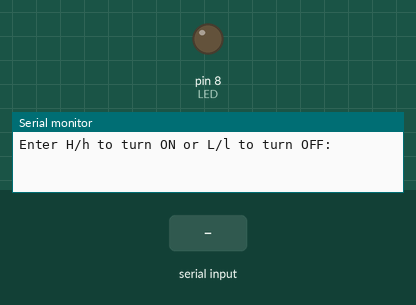
The sketch below on a simulated Arduino Uno, built with avr-gcc and run on an emulated ATmega328P. Parts: output pins drawn as LEDs (lit = HIGH), the last lines printed to the serial monitor. The inputs (shaded band) are chosen by the test bench.

Above: at 1.2 s.
1.3 s: "H\n" received over Serial
At 1.8 s:
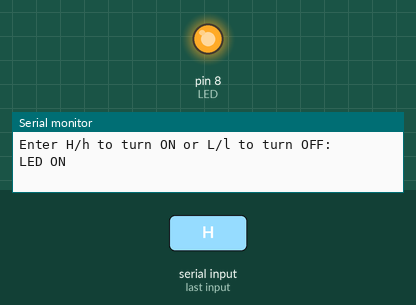
2.8 s: byte 76 ('L') received over Serial
At 4.1 s:
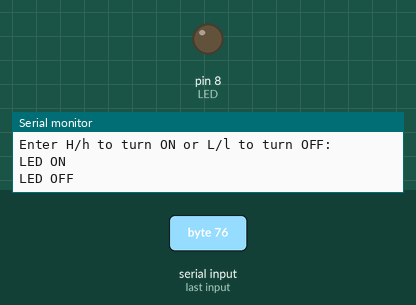
5.8 s: "h\n" received over Serial
At 6.4 s:
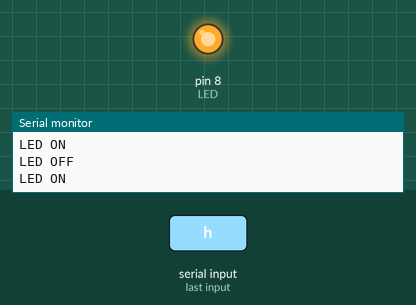
7.3 s: "L\n" received over Serial
At 8.7 s:
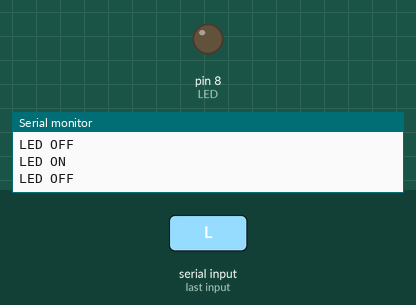
Timing chart, 0 to 9.8 s (numbered marks = the images above; inputs shaded):
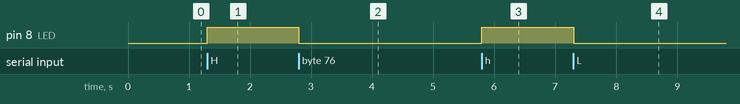

Measured:
- after the input at 1.3 s, pin 8 (LED): LOW → HIGH at once
- after the input at 2.8 s, pin 8 (LED): HIGH → LOW at once
- after the input at 5.8 s, pin 8 (LED): LOW → HIGH at once
- after the input at 7.3 s, pin 8 (LED): HIGH → LOW at once

The sketch:

7.ino
```cpp
const byte led = 8;
char HL;

void setup() {
  Serial.begin(9600);
  DDRB |= (1 << DDB0);        // Set pin 8 as output
  PORTB &= ~(1 << PORTB0);    // Initialize LED OFF (comment out if inverse logic)
  Serial.println("Enter H/h to turn ON or L/l to turn OFF:");
}

void loop() {
  if (Serial.available() > 0) {
    HL = Serial.read();

    // Skip line endings (ASCII 10 = \n, 13 = \r)
    if (HL == 10 || HL == 13) return;

    if (HL == 'H' || HL == 'h') {
      PORTB |= (1 << PORTB0);  // LED ON
      Serial.println("LED ON");
    }
    else if (HL == 'L' || HL == 'l') {
      PORTB &= ~(1 << PORTB0); // LED OFF
      Serial.println("LED OFF");
    }
    else {
      Serial.println("Invalid input! Use H/h or L/l for ON and OFF respectively.");
    }

    // Clear remaining characters in buffer
    while (Serial.available() > 0) Serial.read();
  }
}
```
